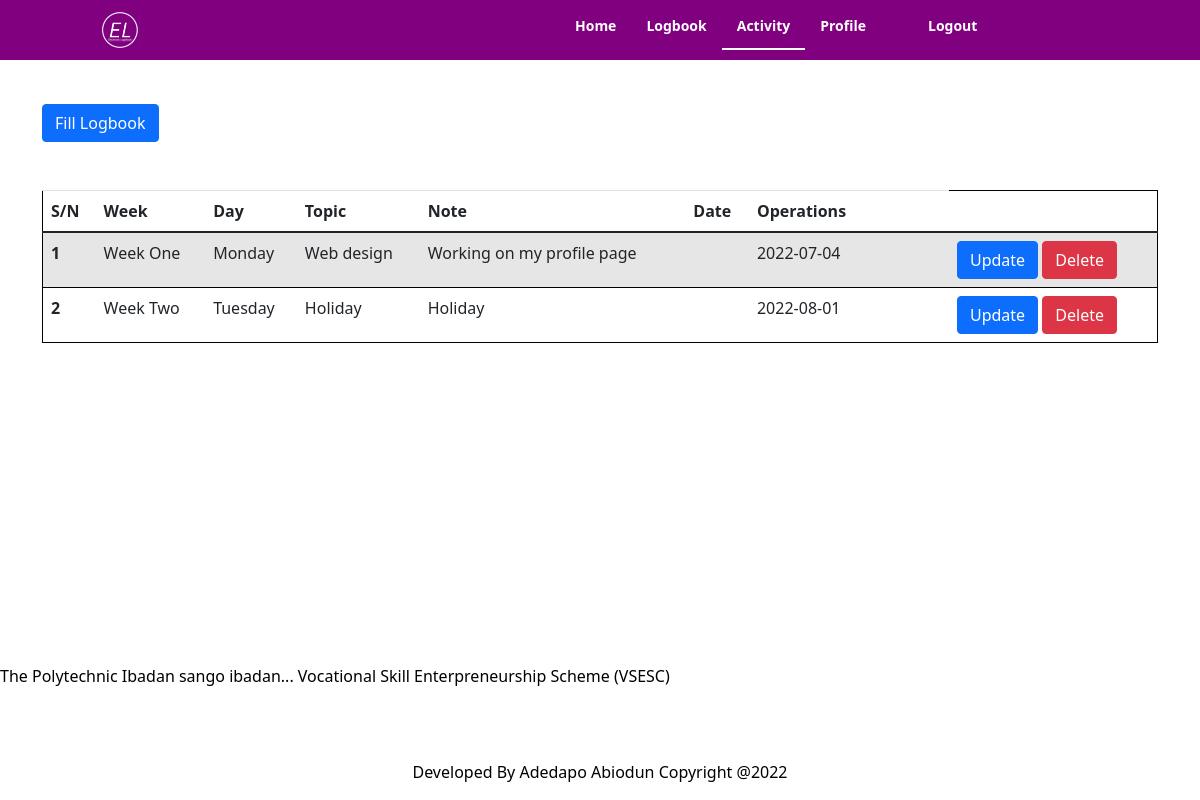
Screenshot of /logbook/displaylogbook.php (signed in) with the database file from the repository.
### tables this page shows
CREATE TABLE `logbook` (
  `id` int(11) NOT NULL,
  `week` varchar(50) NOT NULL,
  `day` varchar(50) NOT NULL,
  `topic` varchar(255) NOT NULL,
  `note` varchar(2000) NOT NULL,
  `image` blob NOT NULL,
  `date` date NOT NULL,
  `user` varchar(255) NOT NULL
);

### logbook/displaylogbook.php (the view, shortened to what this page needs)
<?php
include 'connect.php';
?>
<!DOCTYPE html>
<html lang="en">
<head>
    <link rel="stylesheet" type="text/css" href="../style.css">
    <link rel="stylesheet" type="text/css" href="stylelog.css">
    <link rel="stylesheet" type="text/css" href="https://stackpath.bootstrapcdn.com/bootstrap/4.1.3/css/bootstrap.min.css">
    <link href="https://cdn.jsdelivr.net/npm/bootstrap@5.1.3/dist/css/bootstrap.min.css" rel="stylesheet">
    <link href="../css/bootstrap.css" rel="stylesheet">
    <link rel="stylesheet" href="https://cdn.jsdelivr.net/npm/bootstrap-icons@1.3.0/font/bootstrap-icons.css"/>
</head>
<body>
    <div class="header">
		<div class="logo">
			<a href="#" style="cursor: auto;"><img src="../logo.png" /></a>
		</div>
		<div class="nav">
			<div class="link">
				<ul>
					<a href="../home.php"><li>Home</li></a>
					<a href="../logbook/logbook.php"><li>Logbook</li></a>
					<a href="../logbook/displaylogbook.php" class="active"><li class="home">Activity</li></a>
					<a href="../profile.php"><li>Profile</li></a>
				</ul>
			</div>
            <div>
                <ul>
					<a href="../logout.php"><li>Logout</li></a>
				</ul>
            </div>
		</div>
	</div>
    <center><h1>DISPLAY LOGBOOK</h1></center>
<div class="container">
    <a href="logbook.php" class="text-light">
        <button class="btn btn-primary my-5">Fill Logbook</button>
    </a>
    <table class="table text-dark table-striped">
        <thead>
            <tr>
            <th scope="col">S/N</th>
            <th scope="col">Week</th>
            <th scope="col">Day</th>
            <th scope="col">Topic</th>
            <th scope="col">Note</th>
            <th scope="col">Date</th>
            <th scope="col" class="operation-button-width">Operations</th>
            </tr>
        </thead>
        <tbody>
        <?php
        $user = $_SESSION['username'];
        $count = 0;
        $sql="Select * from logbook where user='$user' ";
        $result=mysqli_query($con,$sql);
        if($result){
            while($row=mysqli_fetch_assoc($result)){
                $id=$row['id'];
                $week=$row['week'];
                $day=$row['day'];
                $topic=$row['topic'];
                $note=$row['note'];
                $image=$row['image'];
                $date=$row['date'];
                $count++;
                echo '<tr>
                <th scope="row">'.$count.'</th>
                <td>'.$week.'</td>
                <td>'.$day.'</td>
                <td>'.$topic.'</td>
                <td>'.$note.'</td>
                <td>'.$image.'</td>
                <td>'.$date.'</td>
                <td>
                <a href="update.php?updateid='.$id.'" class="text-light"><button class="btn btn-primary">Update</button></a>
                <a href="delete.php?deleteid='.$id.'" class="text-light"><button class="btn btn-danger">Delete</button></a>
                </td>
                </tr>';
                }
            }
        ?>
        </tbody>
    </table>
</div>
<footer>
    <marquee behavior="horizontal" direction="horizontal">The Polytechnic Ibadan sango ibadan...  Vocational Skill Enterpreneurship Scheme (VSESC)</marquee><br><br><br>
    <center><p> Developed By Adedapo Abiodun Copyright @2022 </p></center>
</footer>
</body>
</html>

### style.css (style rules this page uses)
body { background-color: #add8e6 !important; font-family: cursive; }
.container { background-color: ; }
a { color: #fff !important; margin-top: -200px; }
h1 { color: black !important; text-align: center; text-transform: uppercase; }
table { color: black; border: 1px solid black !important; }
.header { width: 100%; height: auto; background-color: purple; position: fixed; top: 0; }
.logo { float: left; }
img { height: 40px; width: 40px; margin: 10px; margin-left: 100px; }
.nav { float: right; width: 70%; min-width: 600px; }
.link { background-color: none; color: white; float: left; margin-left: 20%; }
li { font-size: 14px; display: inline-block; float: left; color: white; font-weight: bold; padding: 15px; padding-bottom: 12px; }
li.home { border-bottom: 2px solid white; }
.operation-button-width { width: 200px; }
a { text-decoration: none; }
footer { background-color: ; position: fixed; bottom: 0; left: 0; right: 0; }

### logbook/stylelog.css (style rules this page uses)
body { background-color: #fff !important; color: black !important; }
h1 { color: black !important; }

### rows the page displays
logbook: week "Week One", day "Monday", topic "Web design", note "Working on my profile page", date "2022-07-04"
logbook: week "Week Two", day "Tuesday", topic "Holiday", note "Holiday", date "2022-08-01"
